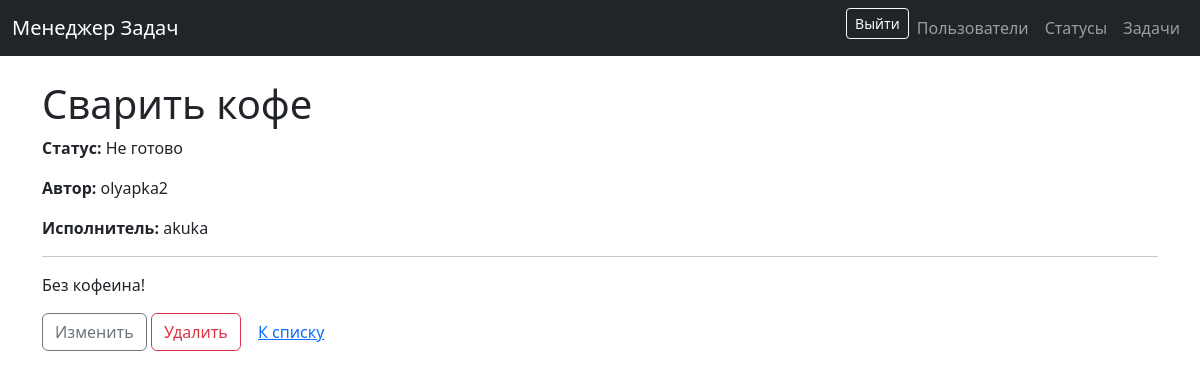
The page /tasks/1/ (signed in) on the database its author committed.
### tasks/models.py (models this page shows, shortened)
class Task(models.Model):
    name = models.CharField(max_length=150)
    description = models.TextField(blank=True)
    status = models.ForeignKey(Status, on_delete=models.PROTECT, related_name="tasks")
    author = models.ForeignKey(User, on_delete=models.PROTECT, related_name="created_tasks")
    executor = models.ForeignKey(User, on_delete=models.PROTECT, null=True, blank=True, related_name="executed_tasks")
    created_at = models.DateTimeField(auto_now_add=True)
    class Meta:
        ordering = ["id"]

### statuses/models.py (models this page shows)
class Status(models.Model):
    name = models.CharField(max_length=100, unique=True)
    created_at = models.DateTimeField(auto_now_add=True)
    class Meta:
        ordering = ['id']
    def __str__(self):
        return self.name

### tasks/views.py (the view)
# urls.py: path("<int:pk>/", TaskDetailView.as_view(), name="tasks_detail"),
class TaskDetailView(LoginRequiredMixin, DetailView):
    model = Task
    template_name = "tasks/detail.html"
    context_object_name = "task"
    login_url = "users:login"

### templates/tasks/detail.html
{% extends "base.html" %}
{% block content %}
<h1>{{ task.name }}</h1>
<p><strong>Статус:</strong> {{ task.status }}</p>
<p><strong>Автор:</strong> {{ task.author }}</p>
<p><strong>Исполнитель:</strong> {{ task.executor|default:"—" }}</p>
<hr>
<p style="white-space: pre-wrap">{{ task.description|default:"(без описания)" }}</p>
<p class="mt-3">
  <a class="btn btn-outline-secondary" href="{% url 'tasks_update' task.pk %}">Изменить</a>
  <a class="btn btn-outline-danger" href="{% url 'tasks_delete' task.pk %}">Удалить</a>
  <a class="btn btn-link" href="{% url 'tasks_index' %}">К списку</a>
</p>
{% endblock %}

### rows shown on the page
Task: name "Сварить кофе", status "Не готово", author "olyapka2", executor "akuka", description "Без кофеина!"
